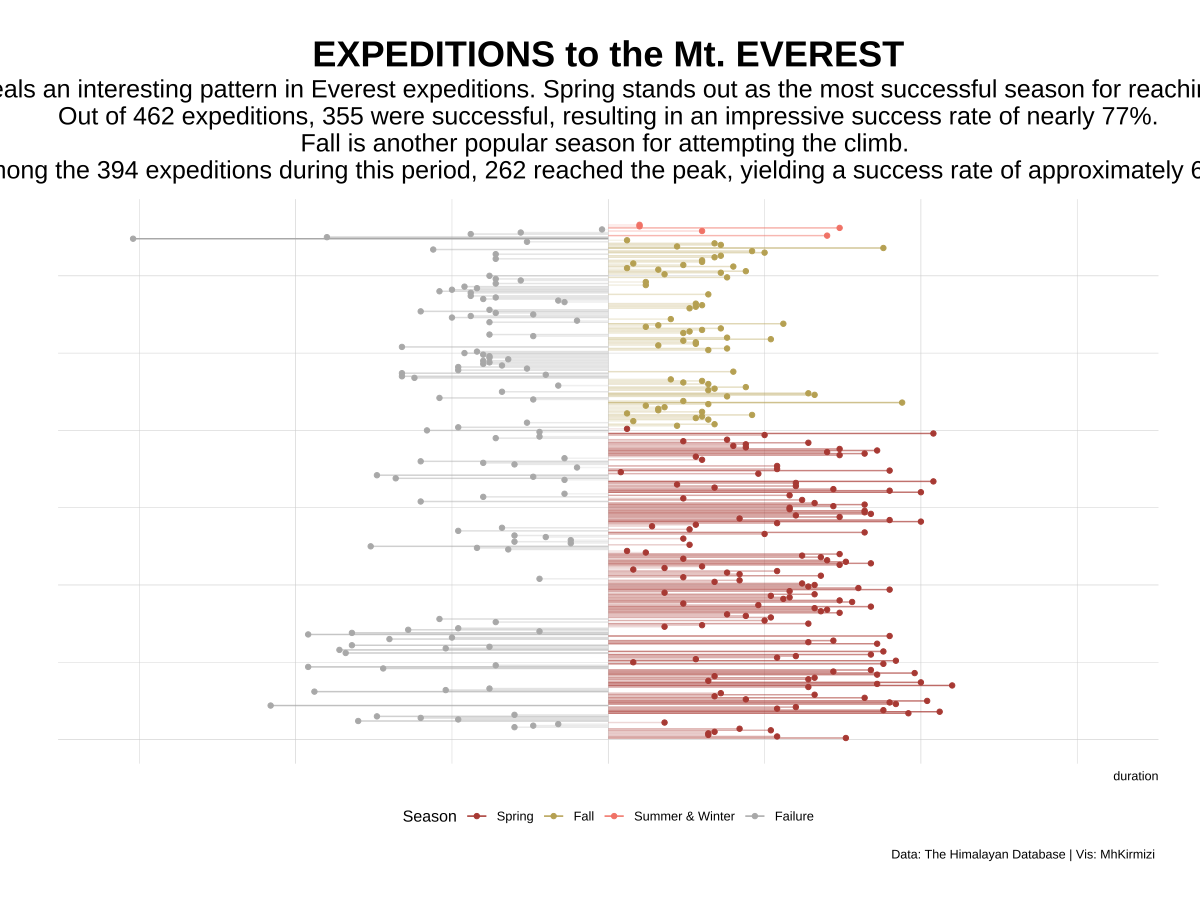

Source code (R):
library(tidyverse)
library(hrbrthemes)
library(ggforce)
library(ggtext)
library(showtext)

font_add_google("Roboto", "roboto")
showtext_auto()
## Data
exped_tidy <- readr::read_csv('https://raw.githubusercontent.com/rfordatascience/tidytuesday/main/data/2025/2025-01-21/exped_tidy.csv')

## Text
title = "EXPEDITIONS to the Mt. EVEREST"
subtitle = "The data reveals an interesting pattern in Everest expeditions. Spring stands out as the most successful season for reaching the summit. \nOut of 462 expeditions, 355 were successful, resulting in an impressive success rate of nearly 77%.
Fall is another popular season for attempting the climb. \nAmong the 394 expeditions during this period, 262 reached the peak, yielding a success rate of approximately 67%."
caption = "Data: The Himalayan Database | Vis: MhKirmizi "
### Data Wrangling 
exped_tidy |> 
  mutate(reached = if_else(TERMREASON == 1, 1, 0)) |> 
  group_by(SEASON) |> 
  summarise(
    total = n(),
    successes = sum(reached),
    success_rate = successes / total
  )

exped_tidy |> 
  drop_na(c(BCDATE, TERMDATE)) |> 
  mutate(
    succes = if_else(TERMREASON == 1, TRUE, FALSE), 
    duration = if_else(succes == TRUE, TOTDAYS, -TOTDAYS), 
    SEASON = case_when(SEASON == 1 ~ 1, 
                       SEASON == 3 ~ 2, 
                       SEASON == 2  ~ 3, 
                       SEASON == 4 ~ 3), 
    link_color = if_else(succes, as.factor(SEASON), "Failure")) |> 
  arrange(SEASON) |> 
  mutate(EXPID = factor(EXPID, levels = unique(EXPID))) |> 
  ggplot(aes(duration, as.numeric(EXPID))) +
  geom_link(aes(
    x = 0, xend = duration, 
    y = as.numeric(EXPID), yend = as.numeric(EXPID), 
    color = link_color,
    alpha = abs(duration) 
  ), n = 300, size = 0.5) +
  geom_point(aes(x = duration, fill = as.factor(SEASON), color = link_color))+ 
  scale_x_continuous(limits =  c(-80, 80)) +
  scale_color_manual(
    values = c("1" = "#A73933FF", "2" = "#B5A052FF", "3" = "#F07266FF", "Failure" = "grey66"), 
    name = "Season",
    labels = c("1" = "Spring", "2" = "Fall", "3" = "Summer & Winter")) +
  guides(color = guide_legend(order = 1), 
         fill = "none",
         alpha = "none") +
   labs(y = "", 
        title = title, 
        subtitle = subtitle, 
        caption = caption) +
  theme_ipsum_gs() +
  theme(
    axis.text.y = element_blank(), 
    axis.ticks.y = element_blank(),
    axis.text.x = element_blank(), 
    axis.ticks.x = element_blank(),
    plot.title = element_text(size = 26, face = "bold", hjust = .5), 
    plot.subtitle = element_text(size = 18, hjust = .5),
    legend.position = "bottom", 
    
  )
ggsave("week2.pdf", dpi = 360, width = 12, height = 9)  
